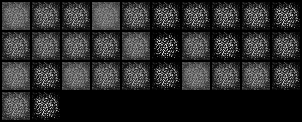
#> input picture img/gan_sample_1.png, 302 x 122 px
$ python -i harris.py   (imports and definitions only)
#> lines starting #> are read from the running program, lines starting #| are printed output that depends on the picture
#> further down, picture is the input picture: shape (122, 302); min 0, max 243, mean 44.4
# harris.py
# Harris Corner Detection
# https://muthu.co/harris-corner-detector-implementation-in-python/

from scipy import signal as sig
from scipy import ndimage as ndi
import numpy as np

# k: sensitivity factor
#   - separates corners from edges
#   - smaller k for detecting sharper corners
k = 0.05

def gradient_x(imggray):
  ##Sobel operator kernels.
  kernel_x = np.array([[-1, 0, 1],[-2, 0, 2],[-1, 0, 1]])
  return sig.convolve2d(imggray, kernel_x, mode='same')
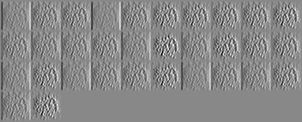
#> returned value: shape (122, 302) int64; min -666, max 575, mean 0; drawn with min black and max white
def gradient_y(imggray):
  kernel_y = np.array([[1, 2, 1], [0, 0, 0], [-1, -2, -1]])
  return sig.convolve2d(imggray, kernel_y, mode='same')
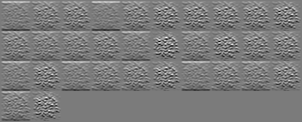
#> returned value: shape (122, 302) int64; min -630, max 667, mean 0; drawn with min black and max white

# img - grayscale 2D pixel matrix
# returns the number of detected corners in img
def num_corners(img):
  I_x = gradient_x(img)
  I_y = gradient_y(img)

  Ixx = ndi.gaussian_filter(I_x**2, sigma=1)
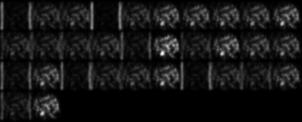
#> Ixx: shape (122, 302) int64; min 0, max 153706, mean 12957.5; drawn with min black and max white
  Ixy = ndi.gaussian_filter(I_y*I_x, sigma=1)
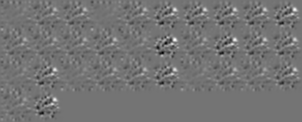
#> Ixy: shape (122, 302) int64; min -35215, max 42194, mean 11.7; drawn with min black and max white
  Iyy = ndi.gaussian_filter(I_y**2, sigma=1)
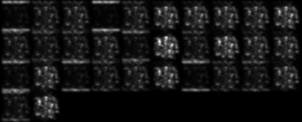
#> Iyy: shape (122, 302) int64; min 0, max 135928, mean 11941.2; drawn with min black and max white

  detA = Ixx * Iyy - Ixy ** 2
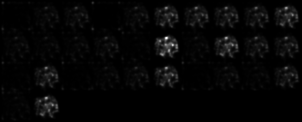
#> detA: shape (122, 302) int64; min -121, max 8.54e+09, mean 211520073.7; drawn with min black and max white
  traceA = Ixx + Iyy
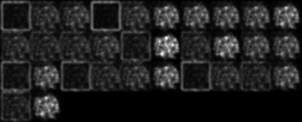
#> traceA: shape (122, 302) int64; min 0, max 193903, mean 24898.7; drawn with min black and max white

  harris_response = detA - k * traceA ** 2

  result = 0
  corners = [] # coordinates of corners

  for rowindex, response in enumerate(harris_response):
      for colindex, r in enumerate(response):
          # Edge : r < 0
          # Corner : r > 0
          # Flat: r = 0
          if r > 0:
              result += 1
              corners.append((colindex, rowindex))
#> this loop made 122 passes
#> after the loop, corners = 27266 items; result = 27266

  return result, corners

>>> import cv2
>>> picture = cv2.imread('img/gan_sample_1.png', cv2.IMREAD_GRAYSCALE)
>>> result = num_corners(picture)

$ run again, on img/gan_sample_105.png
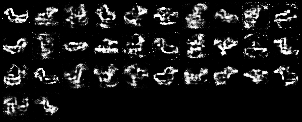
#> input picture img/gan_sample_105.png, 302 x 122 px
#> picture is the input picture: shape (122, 302); min 0, max 255, mean 27.5
#> in num_corners, `Ixy = ndi.gaussian_filter(I_y*I_x, sigma=1)`:
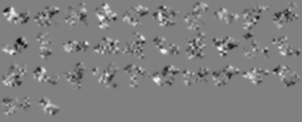
#> Ixy: shape (122, 302) int64; min -277864, max 272045, mean -445.2; drawn with min black and max white
#> in num_corners, `harris_response = detA - k * traceA ** 2`:
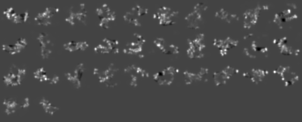
#> harris_response: shape (122, 302) float64; min -3.14e+10, max 8.64e+10, mean 2.88e+09; drawn with min black and max white
#> the loop in num_corners, `for rowindex, response in enumerate(harris_response):` made 122 passes
#> after the loop in num_corners, `for rowindex, response in enumerate(harris_response):`: corners = 24170 items; result = 24170

$ run again, on img/gan_sample_300.png
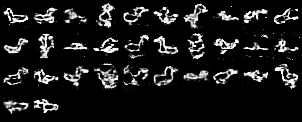
#> input picture img/gan_sample_300.png, 302 x 122 px
#> picture is the input picture: shape (122, 302); min 0, max 255, mean 26.5
#> in num_corners, `Ixy = ndi.gaussian_filter(I_y*I_x, sigma=1)`:
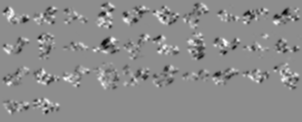
#> Ixy: shape (122, 302) int64; min -312470, max 251835, mean -1808.6; drawn with min black and max white
#> in num_corners, `harris_response = detA - k * traceA ** 2`:
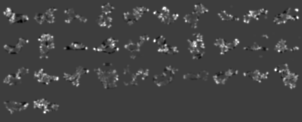
#> harris_response: shape (122, 302) float64; min -2.63e+10, max 8.31e+10, mean 2.74e+09; drawn with min black and max white
#> the loop in num_corners, `for rowindex, response in enumerate(harris_response):` made 122 passes
#> after the loop in num_corners, `for rowindex, response in enumerate(harris_response):`: corners = 19822 pairs, first value 0 to 301, second value 0 to 121; result = 19822

$ run again, on img/gan_sample_7.png
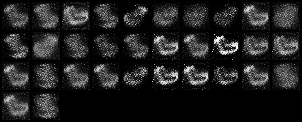
#> input picture img/gan_sample_7.png, 302 x 122 px
#> picture is the input picture: shape (122, 302); min 0, max 254, mean 31.7
#> in num_corners, `harris_response = detA - k * traceA ** 2`:
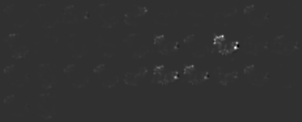
#> harris_response: shape (122, 302) float64; min -1.07e+10, max 4.58e+10, mean 198118376; drawn with min black and max white
#> the loop in num_corners, `for rowindex, response in enumerate(harris_response):` made 122 passes
#> after the loop in num_corners, `for rowindex, response in enumerate(harris_response):`: corners = 28731 items; result = 28731
